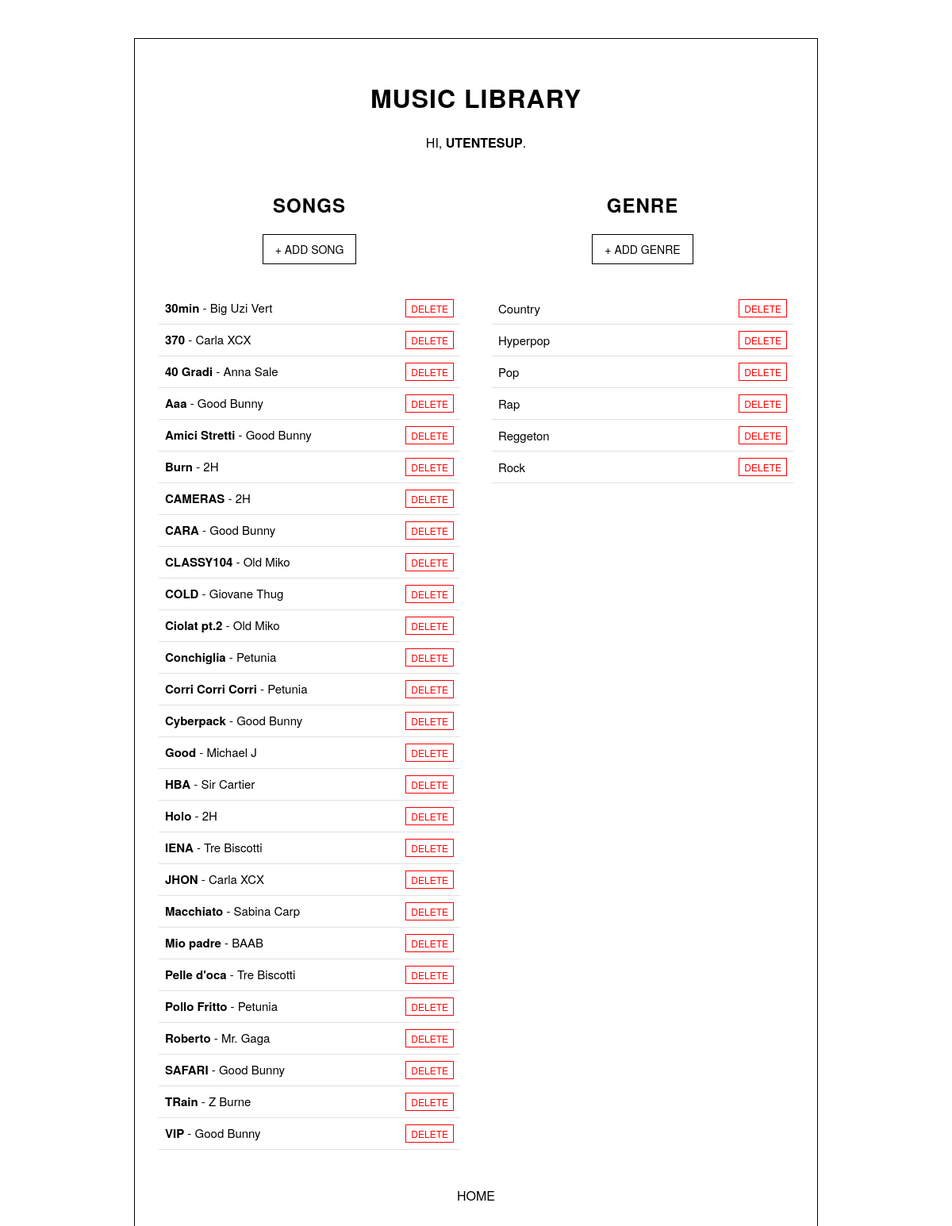
The app's page /management/ (signed in) with its own data.
### accounts/models.py (models this page shows, shortened)
class CustomUser(AbstractUser):
    ROLE_CHOICES = (
        ('listener', 'Listener'),
        ('curator', 'Curator'),
    )
    role = models.CharField(max_length=20, choices=ROLE_CHOICES, default='listener')

### music/models.py (models this page shows, shortened)
class Song(models.Model):
    title = models.CharField(max_length=200)
    artist = models.CharField(max_length=200)
    genre = models.ForeignKey(Genre, on_delete=models.CASCADE)

class Genre(models.Model):
    name = models.CharField(max_length=100)

### music/views.py (the view)
# urls.py: path('management/', CuratorDashboardView.as_view(), name='curator_dashboard'),
class CuratorDashboardView(CuratorRequiredMixin, TemplateView):
    template_name = 'curator_dashboard.html'
    def get_context_data(self, **kwargs):
        context = super().get_context_data(**kwargs)
        context['songs'] = Song.objects.all().order_by('title')
        context['genres'] = Genre.objects.all().order_by('name')
        return context

### music/views.py (called while the page is built)
    def test_func(self):
        return self.request.user.is_authenticated and (self.request.user.username == 'curatorDemo' or self.request.user.is_superuser)

### templates/curator_dashboard.html (shortened to what this page needs)
<!DOCTYPE html>
<html lang="en">
<head>
</head>
<body>
<div class="dashboard-container">
    <div class="dashboard-header">
        <h1>MUSIC LIBRARY</h1>
        <p>HI, <strong>{{ request.user.username | upper }}</strong>.</p>
    </div>
    <div class="flex-section">
        <div class="column">
            <div class="column-header">
                <h2>SONGS</h2>
                <a href="{% url 'add_song' %}" class="btn-action">+ ADD SONG</a>
            </div>
            <ul class="item-list">
                {% for song in songs %}
                    <li>
                        <span><strong>{{ song.title }}</strong> - {{ song.artist }}</span>
                        <a href="{% url 'delete_song' song.pk %}" class="btn-delete">DELETE</a>
                    </li>
                {% empty %}
                    <li>SONG DATABASE EMPTY</li>
                {% endfor %}
            </ul>
        </div>
        <div class="column">
            <div class="column-header">
                <h2>GENRE</h2>
                <a href="{% url 'add_genre' %}" class="btn-action">+ ADD GENRE</a>
            </div>
            <ul class="item-list">
                {% for genre in genres %}
                    <li>
                        <span>{{ genre.name }}</span>
                        <a href="{% url 'delete_genre' genre.pk %}" class="btn-delete">DELETE</a>
                    </li>
                {% empty %}
                    <li>GENRE DATABASE EMPTY</li>
                {% endfor %}
            </ul>
        </div>
    </div>
    <a href="/" class="back-link">HOME</a>
</div>
</body>
</html>

### templates/curator_dashboard.html (style rules this page uses)
body { padding: 40px; background-color: #ffffff; font-family: 'Helvetica Neue', sans-serif; }
.dashboard-container { max-width: 800px; margin: 0 auto; border: 1px solid #000; background: #fff; padding: 30px; }
.dashboard-header { text-align: center; margin-bottom: 30px; }
.column-header { text-align: center; margin-bottom: 10px; }
h1, h2 { text-transform: uppercase; letter-spacing: 1px; }
.btn-action { display: inline-block; border: 1px solid #000; padding: 8px 15px; color: #000; text-decoration: none; font-size: 14px; margin-bottom: 20px; }
.flex-section { display: flex; gap: 40px; margin-top: 20px; }
.column { flex: 1; }
.item-list { list-style: none; padding: 0; }
.item-list li { display: flex; justify-content: space-between; align-items: center; padding: 8px; border-bottom: 1px solid #e0e0e0; font-size: 15px; }
.btn-delete { color: red; text-decoration: none; font-size: 12px; border: 1px solid red; padding: 2px 6px; }
.back-link { display: block; margin-top: 30px; color: #000; text-align: center; text-decoration: none; }

### records on screen
CustomUser: user.username "UTENTESUP"
Song: title "30min", artist "Big Uzi Vert"
Song: title "370", artist "Carla XCX"
Song: title "40 Gradi", artist "Anna Sale"
Song: title "Aaa", artist "Good Bunny"
Song: title "Amici Stretti", artist "Good Bunny"
Song: title "Burn", artist "2H"
Song: title "CAMERAS", artist "2H"
Song: title "CARA", artist "Good Bunny"
Song: title "CLASSY104", artist "Old Miko"
Song: title "COLD", artist "Giovane Thug"
Song: title "Ciolat pt.2", artist "Old Miko"
Song: title "Conchiglia", artist "Petunia"
Song: title "Corri Corri Corri", artist "Petunia"
Song: title "Cyberpack", artist "Good Bunny"
Song: title "Good", artist "Michael J"
Song: title "HBA", artist "Sir Cartier"
Song: title "Holo", artist "2H"
Song: title "IENA", artist "Tre Biscotti"
Song: title "JHON", artist "Carla XCX"
Song: title "Macchiato", artist "Sabina Carp"
Song: title "Mio padre", artist "BAAB"
Song: title "Pelle d'oca", artist "Tre Biscotti"
Song: title "Pollo Fritto", artist "Petunia"
Song: title "Roberto", artist "Mr. Gaga"
Song: title "SAFARI", artist "Good Bunny"
Song: title "TRain", artist "Z Burne"
Song: title "VIP", artist "Good Bunny"
Genre: name "Country"
Genre: name "Hyperpop"
Genre: name "Pop"
Genre: name "Rap"
Genre: name "Reggeton"
Genre: name "Rock"
